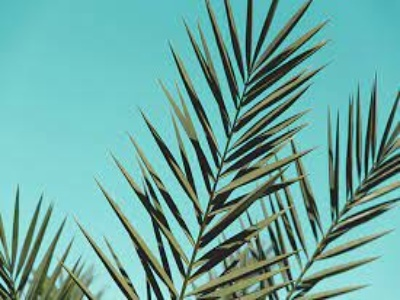
#> input picture OpenCV/Basic/make_gif/10.jpg, 400 x 300 px; its folder holds 4 pictures in this run
$ python make_gif.py
#> lines starting #> are read from the running program, lines starting #| are printed output that depends on the picture
from PIL import Image
import cv2
import glob

images = [Image.open(img) for img in glob.glob('../make_gif/*.jpg')]
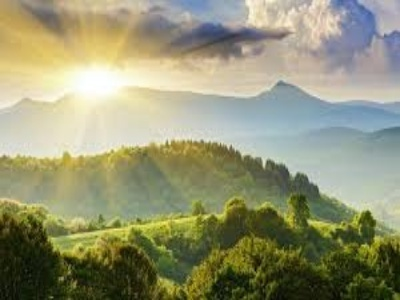
#> input picture OpenCV/Basic/make_gif/11.jpg, 400 x 300 px
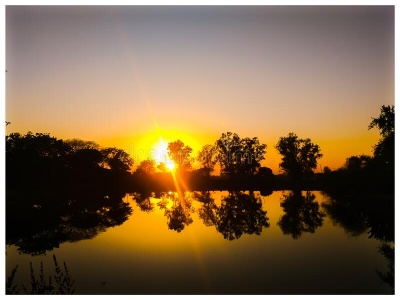
#> input picture OpenCV/Basic/make_gif/12.jpg, 400 x 300 px
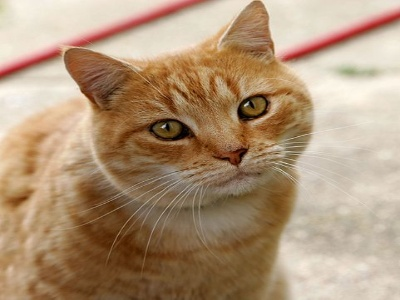
#> input picture OpenCV/Basic/make_gif/13.jpg, 400 x 300 px
#> images = 4 items


images = [img.convert('RGBA') for img in images]
images_one = images[0]

images_one.save('sixth.gif',format="GIF",append_images=images,save_all=True,duration=500,loop=0)

print(images)
#> (printed output is left out)
print(images_one)
#| <PIL.Image.Image image mode=RGBA size=400x300 at 0x7FFA89055710>
